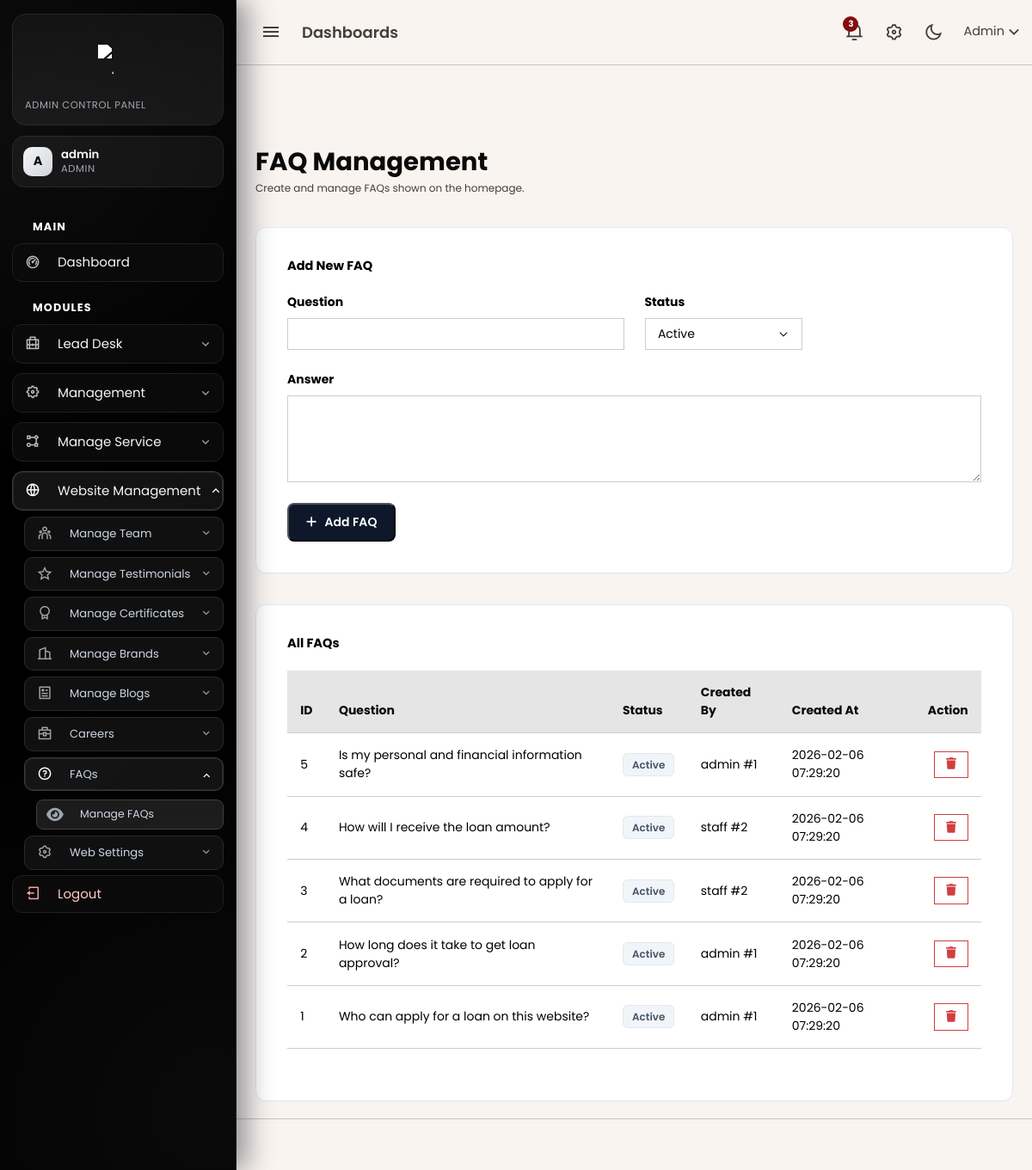
The app's page /admin/faqs.php (signed in) with its own data.
### tables this page shows
CREATE TABLE `faqs` (
  `id` int(11) NOT NULL,
  `question` varchar(255) NOT NULL,
  `answer` text NOT NULL,
  `created_by` int(11) NOT NULL,
  `created_role` enum('admin','staff') NOT NULL,
  `status` tinyint(1) NOT NULL DEFAULT 1,
  `created_at` timestamp NOT NULL DEFAULT current_timestamp()
);

### admin/faqs.php (the view, shortened to what this page needs)
<?php
include 'header.php';
include 'topbar.php';
include 'sidebar.php';
$faq_res = mysqli_query($conn, "SELECT id, question, answer, created_by, created_role, status, created_at FROM faqs ORDER BY id DESC");
?>
<div class="content-page">
    <div class="content">
        <div class="container-fluid pt-5">
            <div class="d-flex justify-content-between align-items-center mb-4">
                <div>
                    <h2 class="fw-bold text-dark mb-1">FAQ Management</h2>
                    <p class="text-muted small mb-0">Create and manage FAQs shown on the homepage.</p>
                </div>
            </div>
            <div class="card card-modern p-4 mb-4">
                <h5 class="fw-bold mb-3">Add New FAQ</h5>
                <form action="db/insert/faq_insert.php" method="POST" class="row g-3">
                    <div class="col-md-6">
                        <label class="form-label fw-bold">Question</label>
                        <input type="text" name="question" class="form-control" required>
                    </div>
                    <div class="col-md-3">
                        <label class="form-label fw-bold">Status</label>
                        <select name="status" class="form-select">
                            <option value="1" selected>Active</option>
                        </select>
                    </div>
                    <div class="col-12">
                        <label class="form-label fw-bold">Answer</label>
                        <textarea name="answer" rows="4" class="form-control" required></textarea>
                    </div>
                    <div class="col-12">
                        <button class="btn-add-pro" type="submit">
                            <i class="fas fa-plus me-1"></i> Add FAQ
                        </button>
                    </div>
                </form>
            </div>
            <div class="card card-modern p-4">
                <h5 class="fw-bold mb-3">All FAQs</h5>
                <div class="table-responsive">
                    <table class="table table-hover align-middle">
                        <thead class="table-light">
                            <tr>
                                <th>ID</th>
                                <th>Question</th>
                                <th>Status</th>
                                <th>Created By</th>
                                <th>Created At</th>
                                <th class="text-end">Action</th>
                            </tr>
                        </thead>
                        <tbody>
                            <?php if ($faq_res && mysqli_num_rows($faq_res) > 0): ?>
                                <?php while ($faq = mysqli_fetch_assoc($faq_res)): ?>
                                    <tr>
                                        <td><?= (int)$faq['id'] ?></td>
                                        <td><?= htmlspecialchars($faq['question']) ?></td>
                                        <td>
                                            <span class="badge-soft">
                                                <?= ((int)$faq['status'] === 1) ? 'Active' : 'Hidden' ?>
                                            </span>
                                        </td>
                                        <td><?= htmlspecialchars($faq['created_role']) ?> #<?= (int)$faq['created_by'] ?></td>
                                        <td><?= htmlspecialchars($faq['created_at']) ?></td>
                                        <td class="text-end">
                                            <a href="db/delete/faq_delete.php?id=<?= (int)$faq['id'] ?>"
                                               class="btn btn-sm btn-outline-danger"
                                               onclick="return confirm('Delete this FAQ?');">
                                                <i class="fas fa-trash"></i>
                                            </a>
                                        </td>
                                    </tr>
                                <?php endwhile; ?>
                            <?php else: ?>
                                <tr>
                                    <td colspan="6" class="text-center text-muted">No FAQs found.</td>
                                </tr>
                            <?php endif; ?>
                        </tbody>
                    </table>
                </div>
            </div>
        </div>
    </div>
</div>
<?php include 'footer.php'; ?>

### admin/sidebar.php (style rules this page uses)
:root { --admin-nav-bg: #000000; --admin-nav-card: #0a0a0a; --admin-nav-card-hover: #121212; --admin-nav-border: #1f1f1f; --admin-nav-text: #f5f5f5; --admin-nav-muted: #9ca3af; --admin-nav-accent: #ffffff; --admin-nav-accent-soft: rgba(255, 255, 255, 0.08); }

### admin/faqs.php (style rules this page uses)
:root { --slate-900: #0f172a; --slate-600: #475569; --slate-200: #e2e8f0; }
.card-modern { border: 1px solid var(--slate-200); border-radius: 12px; background: #ffffff; box-shadow: 0 1px 3px rgba(0,0,0,0.02); }
.btn-add-pro { background: var(--slate-900); color: white !important; border-radius: 8px; padding: 10px 20px; font-weight: 600; transition: opacity 0.2s; }
.badge-soft { background-color: #f1f5f9; color: #475569; border: 1px solid var(--slate-200); font-weight: 600; padding: 4px 10px; border-radius: 6px; font-size: 0.75rem; }

### records on screen
faqs: id "5", question "Is my personal and financial information safe?", status "Active", created_role "admin", created_by "1", created_at "2026-02-06 07:29:20"
faqs: id "4", question "How will I receive the loan amount?", status "Active", created_role "staff", created_by "2", created_at "2026-02-06 07:29:20"
faqs: id "3", question "What documents are required to apply for a loan?", status "Active", created_role "staff", created_by "2", created_at "2026-02-06 07:29:20"
faqs: id "2", question "How long does it take to get loan approval?", status "Active", created_role "admin", created_by "1", created_at "2026-02-06 07:29:20"
faqs: id "1", question "Who can apply for a loan on this website?", status "Active", created_role "admin", created_by "1", created_at "2026-02-06 07:29:20"

### other values on screen
$adminUnreadTotal "3"
$admin_sidebar_initial "A"
$admin_sidebar_name "admin"
$admin_sidebar_role "ADMIN"
